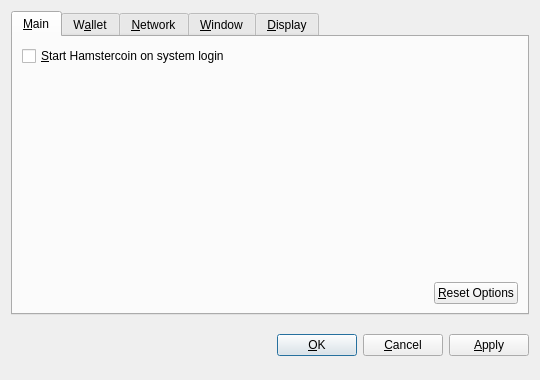
<?xml version="1.0" encoding="UTF-8"?>
<ui version="4.0">
 <class>OptionsDialog</class>
 <widget class="QDialog" name="OptionsDialog">
  <property name="geometry">
   <rect>
    <x>0</x>
    <y>0</y>
    <width>540</width>
    <height>380</height>
   </rect>
  </property>
  <property name="windowTitle">
   <string>Options</string>
  </property>
  <property name="modal">
   <bool>true</bool>
  </property>
  <layout class="QVBoxLayout" name="verticalLayout">
   <item>
    <widget class="QTabWidget" name="tabWidget">
     <property name="tabPosition">
      <enum>QTabWidget::North</enum>
     </property>
     <property name="currentIndex">
      <number>0</number>
     </property>
     <widget class="QWidget" name="tabMain">
      <attribute name="title">
       <string>&amp;Main</string>
      </attribute>
      <layout class="QVBoxLayout" name="verticalLayout_Main">
       <item>
        <widget class="QCheckBox" name="bitcoinAtStartup">
         <property name="toolTip">
          <string>Automatically start Hamstercoin after logging in to the system.</string>
         </property>
         <property name="text">
          <string>&amp;Start Hamstercoin on system login</string>
         </property>
        </widget>
       </item>
       <item>
        <spacer name="verticalSpacer_Main">
         <property name="orientation">
          <enum>Qt::Vertical</enum>
         </property>
         <property name="sizeHint" stdset="0">
          <size>
           <width>20</width>
           <height>40</height>
          </size>
         </property>
        </spacer>
       </item>
       <item>
        <layout class="QHBoxLayout" name="horizontalLayout_2_Main">
         <item>
          <spacer name="horizontalSpacer_2_Main">
           <property name="orientation">
            <enum>Qt::Horizontal</enum>
           </property>
           <property name="sizeHint" stdset="0">
            <size>
             <width>40</width>
             <height>20</height>
            </size>
           </property>
          </spacer>
         </item>
         <item>
          <widget class="QPushButton" name="resetButton">
           <property name="toolTip">
            <string>Reset all client options to default.</string>
           </property>
           <property name="text">
            <string>&amp;Reset Options</string>
           </property>
           <property name="autoDefault">
            <bool>false</bool>
           </property>
          </widget>
         </item>
        </layout>
       </item>
      </layout>
     </widget>
     <widget class="QWidget" name="tabWallet">
      <attribute name="title">
       <string>W&amp;allet</string>
      </attribute>
      <layout class="QVBoxLayout" name="verticalLayout_Network">
       <item>
        <widget class="QLabel" name="transactionFeeInfoLabel">
         <property name="text">
          <string>Optional transaction fee per kB that helps make sure your transactions are processed quickly. Most transactions are 1 kB.</string>
         </property>
         <property name="textFormat">
          <enum>Qt::PlainText</enum>
         </property>
         <property name="wordWrap">
          <bool>true</bool>
         </property>
        </widget>
       </item>
       <item>
        <layout class="QHBoxLayout" name="horizontalLayout_1_Main">
         <item>
          <widget class="QLabel" name="transactionFeeLabel">
           <property name="text">
            <string>Pay transaction &amp;fee</string>
           </property>
           <property name="textFormat">
            <enum>Qt::PlainText</enum>
           </property>
           <property name="buddy">
            <cstring>transactionFee</cstring>
           </property>
          </widget>
         </item>
         <item>
          <widget class="BitcoinAmountField" name="transactionFee"/>
         </item>
         <item>
          <spacer name="horizontalSpacer_1_Main">
           <property name="orientation">
            <enum>Qt::Horizontal</enum>
           </property>
           <property name="sizeHint" stdset="0">
            <size>
             <width>40</width>
             <height>20</height>
            </size>
           </property>
          </spacer>
         </item>
        </layout>
       </item>
       <item>
        <widget class="QLabel" name="label">
         <property name="text">
          <string>If you disable the spending of unconfirmed change, the change from a transaction cannot be used until that transaction has at least one confirmation. This also affects how your balance is computed.</string>
         </property>
         <property name="wordWrap">
          <bool>true</bool>
         </property>
        </widget>
       </item>
       <item>
        <widget class="QCheckBox" name="spendZeroConfChange">
         <property name="text">
          <string>Spend unconfirmed change  (experts only)</string>
         </property>
        </widget>
       </item>
       <item>
        <spacer name="verticalSpacer">
         <property name="orientation">
          <enum>Qt::Vertical</enum>
         </property>
         <property name="sizeHint" stdset="0">
          <size>
           <width>20</width>
           <height>40</height>
          </size>
         </property>
        </spacer>
       </item>
      </layout>
     </widget>
     <widget class="QWidget" name="tabNetwork">
      <attribute name="title">
       <string>&amp;Network</string>
      </attribute>
      <layout class="QVBoxLayout" name="verticalLayout_Network">
       <item>
        <widget class="QCheckBox" name="mapPortUpnp">
         <property name="toolTip">
          <string>Automatically open the Hamstercoin client port on the router. This only works when your router supports UPnP and it is enabled.</string>
         </property>
         <property name="text">
          <string>Map port using &amp;UPnP</string>
         </property>
        </widget>
       </item>
       <item>
        <widget class="QCheckBox" name="connectSocks">
         <property name="toolTip">
          <string>Connect to the Hamstercoin network through a SOCKS proxy (e.g. when connecting through Tor).</string>
         </property>
         <property name="text">
          <string>&amp;Connect through SOCKS proxy:</string>
         </property>
        </widget>
       </item>
       <item>
        <layout class="QHBoxLayout" name="horizontalLayout_Network">
         <item>
          <widget class="QLabel" name="proxyIpLabel">
           <property name="text">
            <string>Proxy &amp;IP:</string>
           </property>
           <property name="textFormat">
            <enum>Qt::PlainText</enum>
           </property>
           <property name="buddy">
            <cstring>proxyIp</cstring>
           </property>
          </widget>
         </item>
         <item>
          <widget class="QValidatedLineEdit" name="proxyIp">
           <property name="maximumSize">
            <size>
             <width>140</width>
             <height>16777215</height>
            </size>
           </property>
           <property name="toolTip">
            <string>IP address of the proxy (e.g. 127.0.0.1)</string>
           </property>
          </widget>
         </item>
         <item>
          <widget class="QLabel" name="proxyPortLabel">
           <property name="text">
            <string>&amp;Port:</string>
           </property>
           <property name="textFormat">
            <enum>Qt::PlainText</enum>
           </property>
           <property name="buddy">
            <cstring>proxyPort</cstring>
           </property>
          </widget>
         </item>
         <item>
          <widget class="QLineEdit" name="proxyPort">
           <property name="maximumSize">
            <size>
             <width>55</width>
             <height>16777215</height>
            </size>
           </property>
           <property name="toolTip">
            <string>Port of the proxy (e.g. 9050)</string>
           </property>
          </widget>
         </item>
         <item>
          <widget class="QLabel" name="socksVersionLabel">
           <property name="text">
            <string>SOCKS &amp;Version:</string>
           </property>
           <property name="textFormat">
            <enum>Qt::PlainText</enum>
           </property>
           <property name="buddy">
            <cstring>socksVersion</cstring>
           </property>
          </widget>
         </item>
         <item>
          <widget class="QValueComboBox" name="socksVersion">
           <property name="toolTip">
            <string>SOCKS version of the proxy (e.g. 5)</string>
           </property>
          </widget>
         </item>
         <item>
          <spacer name="horizontalSpacer_Network">
           <property name="orientation">
            <enum>Qt::Horizontal</enum>
           </property>
           <property name="sizeHint" stdset="0">
            <size>
             <width>40</width>
             <height>20</height>
            </size>
           </property>
          </spacer>
         </item>
        </layout>
       </item>
       <item>
        <spacer name="verticalSpacer_Network">
         <property name="orientation">
          <enum>Qt::Vertical</enum>
         </property>
         <property name="sizeHint" stdset="0">
          <size>
           <width>20</width>
           <height>40</height>
          </size>
         </property>
        </spacer>
       </item>
      </layout>
     </widget>
     <widget class="QWidget" name="tabWindow">
      <attribute name="title">
       <string>&amp;Window</string>
      </attribute>
      <layout class="QVBoxLayout" name="verticalLayout_Window">
       <item>
        <widget class="QCheckBox" name="minimizeToTray">
         <property name="toolTip">
          <string>Show only a tray icon after minimizing the window.</string>
         </property>
         <property name="text">
          <string>&amp;Minimize to the tray instead of the taskbar</string>
         </property>
        </widget>
       </item>
       <item>
        <widget class="QCheckBox" name="minimizeOnClose">
         <property name="toolTip">
          <string>Minimize instead of exit the application when the window is closed. When this option is enabled, the application will be closed only after selecting Quit in the menu.</string>
         </property>
         <property name="text">
          <string>M&amp;inimize on close</string>
         </property>
        </widget>
       </item>
       <item>
        <spacer name="verticalSpacer_Window">
         <property name="orientation">
          <enum>Qt::Vertical</enum>
         </property>
         <property name="sizeHint" stdset="0">
          <size>
           <width>20</width>
           <height>40</height>
          </size>
         </property>
        </spacer>
       </item>
      </layout>
     </widget>
     <widget class="QWidget" name="tabDisplay">
      <attribute name="title">
       <string>&amp;Display</string>
      </attribute>
      <layout class="QVBoxLayout" name="verticalLayout_Display">
       <item>
        <layout class="QHBoxLayout" name="horizontalLayout_1_Display">
         <item>
          <widget class="QLabel" name="langLabel">
           <property name="text">
            <string>User Interface &amp;language:</string>
           </property>
           <property name="textFormat">
            <enum>Qt::PlainText</enum>
           </property>
           <property name="buddy">
            <cstring>lang</cstring>
           </property>
          </widget>
         </item>
         <item>
          <widget class="QValueComboBox" name="lang">
           <property name="toolTip">
            <string>The user interface language can be set here. This setting will take effect after restarting Hamstercoin.</string>
           </property>
          </widget>
         </item>
        </layout>
       </item>
       <item>
        <layout class="QHBoxLayout" name="horizontalLayout_2_Display">
         <item>
          <widget class="QLabel" name="unitLabel">
           <property name="text">
            <string>&amp;Unit to show amounts in:</string>
           </property>
           <property name="textFormat">
            <enum>Qt::PlainText</enum>
           </property>
           <property name="buddy">
            <cstring>unit</cstring>
           </property>
          </widget>
         </item>
         <item>
          <widget class="QValueComboBox" name="unit">
           <property name="toolTip">
            <string>Choose the default subdivision unit to show in the interface and when sending coins.</string>
           </property>
          </widget>
         </item>
        </layout>
       </item>
       <item>
        <widget class="QCheckBox" name="displayAddresses">
         <property name="toolTip">
          <string>Whether to show Hamstercoin addresses in the transaction list or not.</string>
         </property>
         <property name="text">
          <string>&amp;Display addresses in transaction list</string>
         </property>
        </widget>
       </item>
       <item>
        <widget class="QCheckBox" name="coinControlFeatures">
         <property name="toolTip">
          <string>Whether to show coin control features or not.</string>
         </property>
         <property name="text">
          <string>Display coin &amp;control features (experts only!)</string>
         </property>
        </widget>
       </item>
       <item>
        <spacer name="verticalSpacer_Display">
         <property name="orientation">
          <enum>Qt::Vertical</enum>
         </property>
         <property name="sizeHint" stdset="0">
          <size>
           <width>20</width>
           <height>40</height>
          </size>
         </property>
        </spacer>
       </item>
      </layout>
     </widget>
    </widget>
   </item>
   <item>
    <layout class="QHBoxLayout" name="horizontalLayout_Buttons">
     <item>
      <spacer name="horizontalSpacer_1">
       <property name="orientation">
        <enum>Qt::Horizontal</enum>
       </property>
       <property name="sizeHint" stdset="0">
        <size>
         <width>40</width>
         <height>48</height>
        </size>
       </property>
      </spacer>
     </item>
     <item>
      <widget class="QLabel" name="statusLabel">
       <property name="font">
        <font>
         <weight>75</weight>
         <bold>true</bold>
        </font>
       </property>
       <property name="text">
        <string/>
       </property>
       <property name="textFormat">
        <enum>Qt::PlainText</enum>
       </property>
       <property name="wordWrap">
        <bool>true</bool>
       </property>
      </widget>
     </item>
     <item>
      <spacer name="horizontalSpacer_2">
       <property name="orientation">
        <enum>Qt::Horizontal</enum>
       </property>
       <property name="sizeHint" stdset="0">
        <size>
         <width>40</width>
         <height>48</height>
        </size>
       </property>
      </spacer>
     </item>
     <item>
      <widget class="QPushButton" name="okButton">
       <property name="text">
        <string>&amp;OK</string>
       </property>
      </widget>
     </item>
     <item>
      <widget class="QPushButton" name="cancelButton">
       <property name="text">
        <string>&amp;Cancel</string>
       </property>
       <property name="autoDefault">
        <bool>false</bool>
       </property>
      </widget>
     </item>
     <item>
      <widget class="QPushButton" name="applyButton">
       <property name="text">
        <string>&amp;Apply</string>
       </property>
       <property name="autoDefault">
        <bool>false</bool>
       </property>
      </widget>
     </item>
    </layout>
   </item>
  </layout>
 </widget>
 <customwidgets>
  <customwidget>
   <class>BitcoinAmountField</class>
   <extends>QSpinBox</extends>
   <header>bitcoinamountfield.h</header>
  </customwidget>
  <customwidget>
   <class>QValueComboBox</class>
   <extends>QComboBox</extends>
   <header>qvaluecombobox.h</header>
  </customwidget>
  <customwidget>
   <class>QValidatedLineEdit</class>
   <extends>QLineEdit</extends>
   <header>qvalidatedlineedit.h</header>
  </customwidget>
 </customwidgets>
 <resources/>
 <connections/>
</ui>
